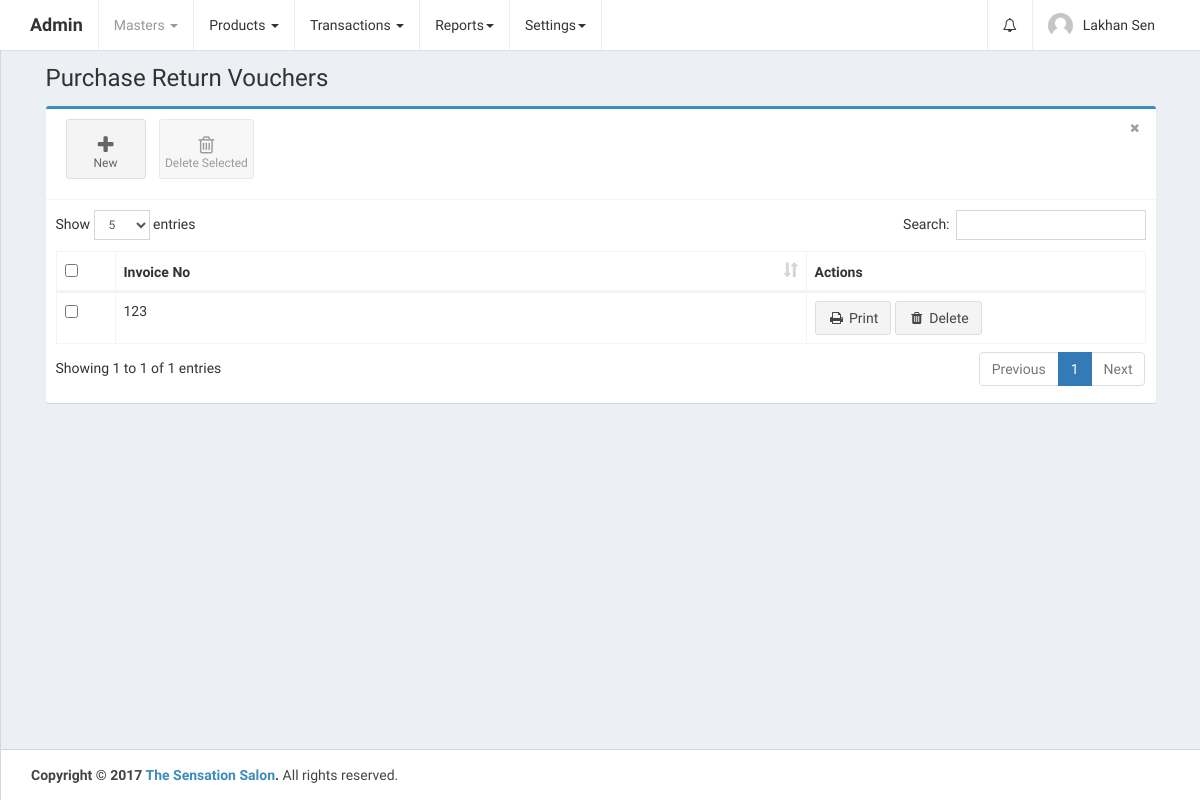
Page /home.php?controller=purchasereturn&action=getbills (signed in) on the earlier database version.
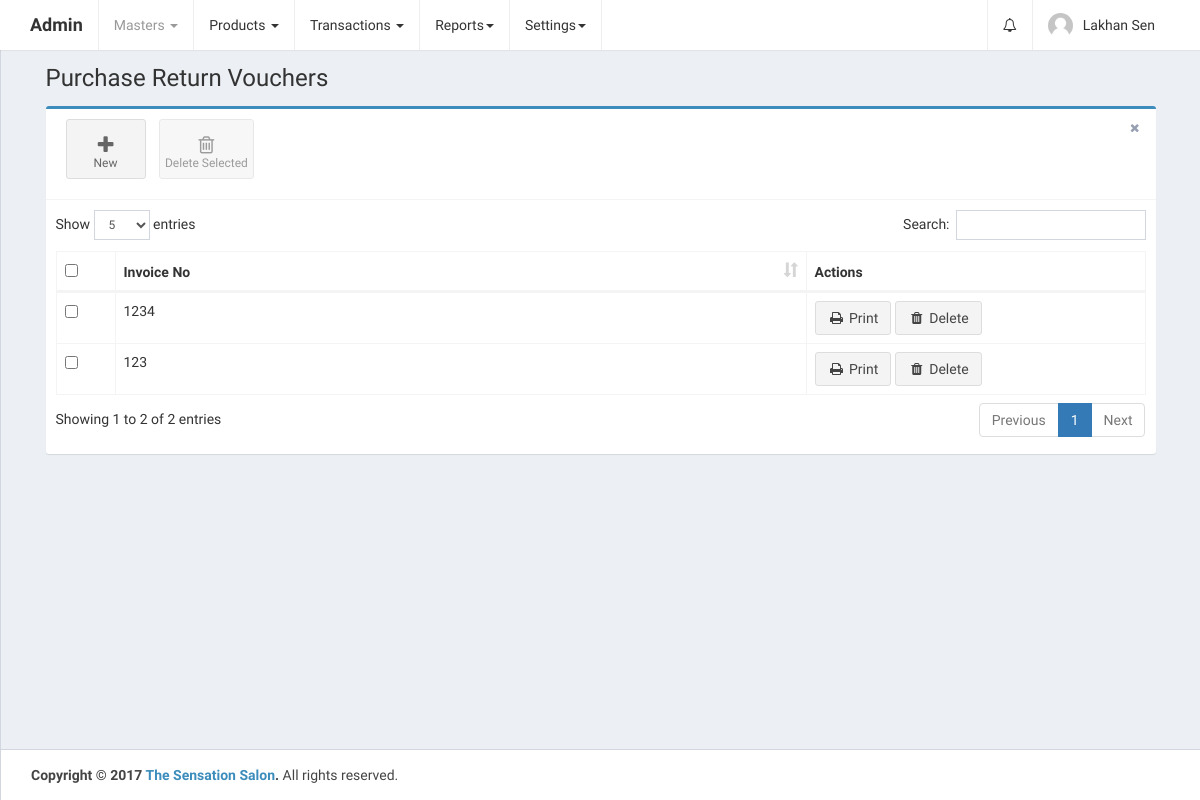
Same page on the later database version.
### tables this page shows
CREATE TABLE `purchase_return_vouchers` (
  `id` int(11) UNSIGNED NOT NULL,
  `date` date DEFAULT NULL,
  `invoice_no` varchar(255) DEFAULT NULL,
  `invoice_date` date DEFAULT NULL,
  `purchase_voucher_id` int(11) DEFAULT NULL,
  `products_data` longtext COMMENT 'product_id, target_account_id, product_name, hsn_code, mrp, qty, final_updated_qty, price, discount_percentage, discount_rs, cgst_percentage, cgst_rs, sgst_percentage, sgst_rs, igst_percentage, igst_rs, total_amount',
  `total_qty` int(11) DEFAULT NULL,
  `total_rate_per_unit` double DEFAULT NULL,
  `total_discount_percentage` double DEFAULT NULL,
  `total_discount_rs` double DEFAULT NULL,
  `total_cgst_percentage` double DEFAULT NULL,
  `total_cgst_rs` double DEFAULT NULL,
  `total_sgst_percentage` double DEFAULT NULL,
  `total_sgst_rs` double DEFAULT NULL,
  `total_igst_percentage` double DEFAULT NULL,
  `total_igst_rs` double DEFAULT NULL,
  `total_bill_amount` double DEFAULT NULL,
  `is_deleted` tinyint(1) NOT NULL DEFAULT '0',
  `created_at` datetime NOT NULL DEFAULT CURRENT_TIMESTAMP,
  `updated_at` datetime NOT NULL DEFAULT CURRENT_TIMESTAMP ON UPDATE CURRENT_TIMESTAMP
);

### controllers/PurchaseReturnController.php (called while the page is built, shortened)
<?php
class PurchaseReturnController {
    public $purchasereturnobj;
    public function __construct() {
        require_once 'models/PurchaseReturn.php';
        $this->purchasereturnobj = new PurchaseReturn();
    }
    public function getbills() {
        $purchase_return_vouchers = array();
        $purchase_return_vouchers_res = $this->purchasereturnobj->getBills();
        if ($purchase_return_vouchers_res->num_rows > 0) {
            while ($purchase_return_voucher = $purchase_return_vouchers_res->fetch_assoc()) {
                $purchase_return_vouchers[] = $purchase_return_voucher;
            }
        }
        require_once APP_DIR . '/views/layout.php';
    }
}
?>

### home.php (called while the page is built, shortened)
<?php
require_once 'config/database.php';
require_once 'config/routes.php';
?>

### config/Database.php (called while the page is built)
<?php
class Database {
    public function connect() {
        $conn = new mysqli('localhost', 'root', '', 'thesensationbeautycentre');
        if ($conn->connect_error) {
            die("Connection failed: " . $conn->connect_error);
        } else {
            return $conn;
        }
    }
}
?>

### models/PurchaseReturn.php (called while the page is built, shortened)
<?php
class PurchaseReturn {
    public $conn;
    public function __construct() {
        $db = new Database();
        $this->conn = $db->connect();
    }
    public function getBills() {
        $purchase_vouchers = $this->conn->query('SELECT * FROM purchase_return_vouchers ORDER BY id DESC');
        return $purchase_vouchers;
    }
}
?>

### views/purchase_return_bills.php (the view, shortened to what this page needs)
<link rel="stylesheet" href="public/plugins/datatables/dataTables.bootstrap.css">
<div class="row">
    <div class="col-xs-12">
        <div class="box box-primary">
            <div class="box-header with-border">
                <a class="btn btn-app" href="?controller=purchasereturn&action=add">
                    <i class="fa fa-plus"></i> New
                </a>
                <button class="btn btn-app" id="delete_selected">
                    <i class="fa fa-trash-o"></i> Delete Selected
                </button>
                <div class="box-tools pull-right">
                    <button type="button" class="btn btn-box-tool" data-widget="remove"><i class="fa fa-times"></i></button>
                </div>
            </div>
            <div class="box-body">
                <div class="table-responsive">
                    <table id="purchase_return_vouchers_table" class="table table-bordered table-hover" role="grid" aria-describedby="purchase_return_vouchers_table_info">
                        <thead>
                            <tr>
                                <th data-orderable="false" width="20px">
                                    <input type="checkbox" class="select-all">
                                </th>
                                <th>Invoice No</th>
                                <th data-orderable="false" width="300px">Actions</th>
                            </tr>
                        </thead>
                        <?php
                        if (isset($purchase_return_vouchers)) {
                            ?>
                            <tbody>
                                <?php
                                foreach ($purchase_return_vouchers as $purchase_return_voucher) {
                                    ?>
                                    <tr id="tr_<?php echo $purchase_return_voucher['id']; ?>">
                                        <td><input type="checkbox" name="select_purchase_return_vouchers[]" data-id="<?php echo $purchase_return_voucher['id']; ?>"></td>
                                        <td><?php echo $purchase_return_voucher['invoice_no']; ?></td>
                                        <td>
                                            <a href="?controller=purchase&action=printBill&id=<?php echo $purchase_return_voucher['id']; ?>" class="btn btn-default" target="_blank"><i class="fa fa-fw fa-print"></i> Print</a>
                                            <a href="" class="delete btn btn-default" data-id="<?php echo $purchase_return_voucher['id']; ?>"><i class="fa fa-fw fa-trash"></i> Delete</a>
                                        </td>
                                    </tr>
                                    <?php
                                }
                                ?>
                            </tbody>
                            <?php
                        }
                        ?>
                    </table>
                </div>
            </div>
        </div>
    </div>
</div>

Differences in the rows shown:
added purchase_return_vouchers: invoice_no "1234"
Other differences:
text written by a page script: "Show entries Search: Showing 1 to 1 of 1 entries Previous 1 Next" → "Show entries Search: Showing 1 to 2 of 2 entries Previous 1 Next"
